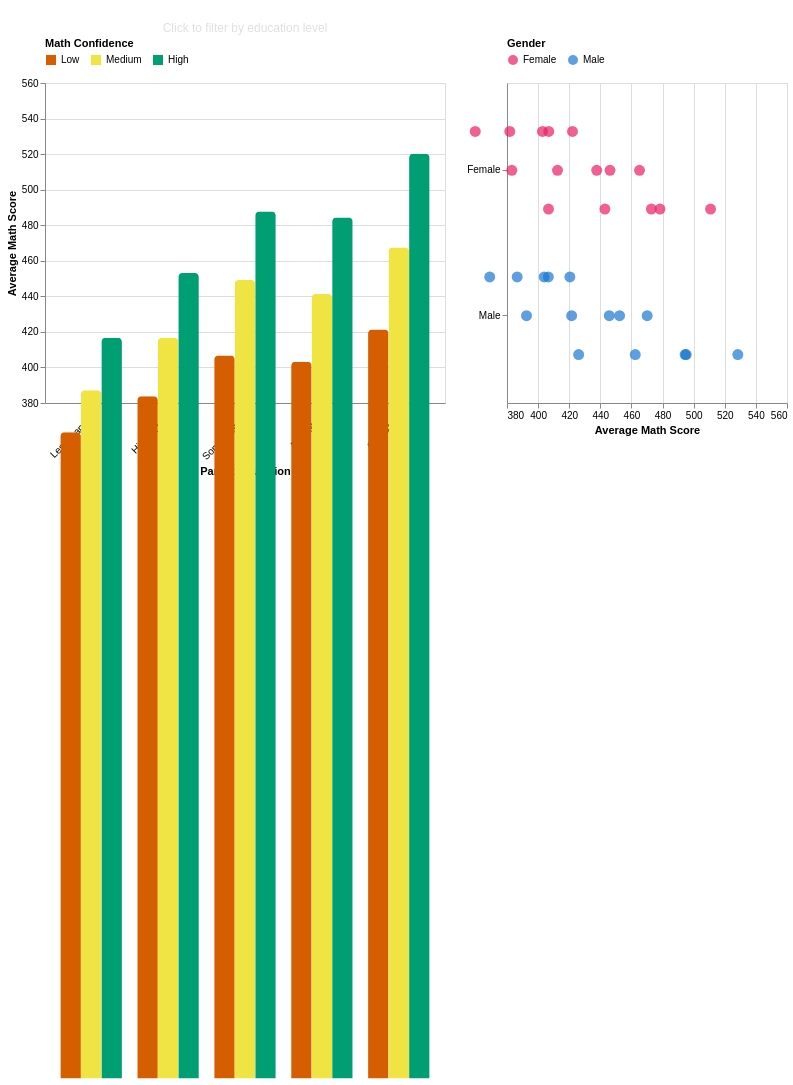

Source (notebook cell):
### Markdown cell above
## Viz 1: Family Education Background & Math Achievement (PISA)

**Research Question:** How does math self-efficacy vary by parental education and gender?

- **Left Chart (Driver):** Grouped bar chart - Education x Confidence Level
- **Right Chart (Driven):** Points showing Gender x Confidence breakdown filtered by selected education level

### Code cell
pisa_v1 = pisa_df[(pisa_df["HISCED"].notna()) &
                   (pisa_df["PV1MATH"].notna()) &
                   (pisa_df["MATHEFF"].notna()) &
                   (pisa_df["ST004D01T"].isin([1, 2]))].copy()

edu_map = {1: "Less than HS", 2: "Less than HS", 3: "High School",
           4: "Some College", 5: "Some College", 6: "Bachelor's",
           7: "Graduate+", 8: "Graduate+"}
pisa_v1["Parent_Education"] = pisa_v1["HISCED"].map(edu_map)
pisa_v1["Gender"] = pisa_v1["ST004D01T"].map({1: "Female", 2: "Male"})
pisa_v1["Confidence_Level"] = pd.qcut(pisa_v1["MATHEFF"], 3, labels=["Low", "Medium", "High"])

driver_data = pisa_v1.groupby(["Parent_Education", "Confidence_Level"]).agg(
    Avg_Math=("PV1MATH", "mean"),
    Count=("PV1MATH", "count")
).reset_index()

driven_data = pisa_v1.groupby(["Parent_Education", "Gender", "Confidence_Level"]).agg(
    Avg_Math=("PV1MATH", "mean"),
    Count=("PV1MATH", "count")
).reset_index()

edu_order = ["Less than HS", "High School", "Some College", "Bachelor's", "Graduate+"]
conf_order = ["Low", "Medium", "High"]
edu_select = alt.selection_point(fields=["Parent_Education"], name="edu_select")

left_chart = alt.Chart(driver_data).mark_bar(
    cornerRadiusTopLeft=4, cornerRadiusTopRight=4, cursor="pointer"
).encode(
    x=alt.X("Parent_Education:N", title="Parent Education", sort=edu_order, axis=alt.Axis(labelAngle=-45)),
    xOffset=alt.XOffset("Confidence_Level:N", sort=conf_order),
    y=alt.Y("Avg_Math:Q", title="Average Math Score", scale=alt.Scale(zero=False, domain=[380, 560])),
    color=alt.Color("Confidence_Level:N",
                    scale=alt.Scale(domain=conf_order, range=["#D55E00", "#F0E442", "#009E73"]),
                    legend=alt.Legend(title="Math Confidence", orient="top")),
    opacity=alt.condition(edu_select, alt.value(1), alt.value(0.3)),
    tooltip=["Parent_Education:N", "Confidence_Level:N",
             alt.Tooltip("Avg_Math:Q", format=".1f", title="Avg Math Score"),
             alt.Tooltip("Count:Q", format=",d", title="Students")]
).add_params(edu_select).properties(
    name="view_1",
    title={"text": "Education x Confidence", "subtitle": "Click to filter by education level",
           "color": "#FFFFFF", "fontSize": 14, "subtitleColor": "#E0E0E0"},
    width=400, height=320
)

right_chart = alt.Chart(driven_data).mark_point(
    filled=True, size=120
).encode(
    y=alt.Y("Gender:N", title=None),
    yOffset=alt.YOffset("Confidence_Level:N", sort=conf_order),
    x=alt.X("Avg_Math:Q", title="Average Math Score", scale=alt.Scale(domain=[380, 560])),
    color=alt.Color("Gender:N",
                    scale=alt.Scale(domain=["Female", "Male"], range=["#E91E63", "#1976D2"]),
                    legend=alt.Legend(title="Gender", orient="top")),
    tooltip=["Parent_Education:N", "Gender:N", "Confidence_Level:N",
             alt.Tooltip("Avg_Math:Q", format=".1f"),
             alt.Tooltip("Count:Q", format=",d", title="Students")]
).transform_filter(edu_select).properties(
    title={"text": "Gender x Confidence", "color": "#FFFFFF", "fontSize": 14},
    width=280, height=320
)

viz1 = alt.hconcat(left_chart, right_chart).resolve_scale(color="independent")
save_chart(viz1, "pisa_gender_efficacy_dumbbell.json")
viz1

### Figure 1 — Vega-Lite specification as saved in the notebook (floating-point values rounded to 4 significant figures)
{"config": {"view": {"continuousWidth": 300, "continuousHeight": 300}}, "hconcat": [{"data": {"name": "data-13f0b91a404350e7a9f0fe56fdc28c0b"}, "mark": {"type": "bar", "cornerRadiusTopLeft": 4, "cornerRadiusTopRight": 4, "cursor": "pointer"}, "encoding": {"color": {"field": "Confidence_Level", "legend": {"orient": "top", "title": "Math Confidence"}, "scale": {"domain": ["Low", "Medium", "High"], "range": ["#D55E00", "#F0E442", "#009E73"]}, "type": "nominal"}, "opacity": {"condition": {"param": "edu_select", "value": 1}, "value": 0.3}, "tooltip": [{"field": "Parent_Education", "type": "nominal"}, {"field": "Confidence_Level", "type": "nominal"}, {"field": "Avg_Math", "format": ".1f", "title": "Avg Math Score", "type": "quantitative"}, {"field": "Count", "format": ",d", "title": "Students", "type": "quantitative"}], "x": {"axis": {"labelAngle": -45}, "field": "Parent_Education", "sort": ["Less than HS", "High School", "Some College", "Bachelor's", "Graduate+"], "title": "Parent Education", "type": "nominal"}, "xOffset": {"field": "Confidence_Level", "sort": ["Low", "Medium", "High"], "type": "nominal"}, "y": {"field": "Avg_Math", "scale": {"domain": [380, 560], "zero": false}, "title": "Average Math Score", "type": "quantitative"}}, "height": 320, "name": "view_1", "title": {"text": "Education x Confidence", "subtitle": "Click to filter by education level", "color": "#FFFFFF", "fontSize": 14, "subtitleColor": "#E0E0E0"}, "width": 400}, {"data": {"name": "data-a7563236c195cb7b4bf0e2862c49bde4"}, "mark": {"type": "point", "filled": true, "size": 120}, "encoding": {"color": {"field": "Gender", "legend": {"orient": "top", "title": "Gender"}, "scale": {"domain": ["Female", "Male"], "range": ["#E91E63", "#1976D2"]}, "type": "nominal"}, "tooltip": [{"field": "Parent_Education", "type": "nominal"}, {"field": "Gender", "type": "nominal"}, {"field": "Confidence_Level", "type": "nominal"}, {"field": "Avg_Math", "format": ".1f", "type": "quantitative"}, {"field": "Count", "format": ",d", "title": "Students", "type": "quantitative"}], "x": {"field": "Avg_Math", "scale": {"domain": [380, 560]}, "title": "Average Math Score", "type": "quantitative"}, "y": {"field": "Gender", "title": null, "type": "nominal"}, "yOffset": {"field": "Confidence_Level", "sort": ["Low", "Medium", "High"], "type": "nominal"}}, "height": 320, "title": {"text": "Gender x Confidence", "color": "#FFFFFF", "fontSize": 14}, "transform": [{"filter": {"param": "edu_select"}}], "width": 280}], "params": [{"name": "edu_select", "select": {"type": "point", "fields": ["Parent_Education"]}, "views": ["view_1"]}], "resolve": {"scale": {"color": "independent"}}, "$schema": "https://vega.github.io/schema/vega-lite/v5.20.1.json", "datasets": {"data-13f0b91a404350e7a9f0fe56fdc28c0b": [{"Parent_Education": "Bachelor's", "Confidence_Level": "Low", "Avg_Math": 403.3, "Count": 13803}, {"Parent_Education": "Bachelor's", "Confidence_Level": "Medium", "Avg_Math": 441.4, "Count": 12284}, {"Parent_Education": "Bachelor's", "Confidence_Level": "High", "Avg_Math": 484.3, "Count": 9161}, {"Parent_Education": "Graduate+", "Confidence_Level": "Low", "Avg_Math": 421.4, "Count": 44158}, {"Parent_Education": "Graduate+", "Confidence_Level": "Medium", "Avg_Math": 467.4, "Count": 48442}, {"Parent_Education": "Graduate+", "Confidence_Level": "High", "Avg_Math": 520.2, "Count": 49682}, {"Parent_Education": "High School", "Confidence_Level": "Low", "Avg_Math": 383.8, "Count": 12462}, {"Parent_Education": "High School", "Confidence_Level": "Medium", "Avg_Math": 416.7, "Count": 9699}, {"Parent_Education": "High School", "Confidence_Level": "High", "Avg_Math": 453.1, "Count": 6919}, {"Parent_Education": "Less than HS", "Confidence_Level": "Low", "Avg_Math": 363.6, "Count": 6694}, {"Parent_Education": "Less than HS", "Confidence_Level": "Medium", "Avg_Math": 387.2, "Count": 4815}, {"Parent_Education": "Less than HS", "Confidence_Level": "High", "Avg_Math": 416.7, "Count": 3133}, {"Parent_Education": "Some College", "Confidence_Level": "Low", "Avg_Math": 406.7, "Count": 33801}, {"Parent_Education": "Some College", "Confidence_Level": "Medium", "Avg_Math": 449.2, "Count": 28192}, {"Parent_Education": "Some College", "Confidence_Level": "High", "Avg_Math": 487.7, "Count": 23049}], "data-a7563236c195cb7b4bf0e2862c49bde4": [{"Parent_Education": "Bachelor's", "Gender": "Female", "Confidence_Level": "Low", "Avg_Math": 402.8, "Count": 7902}, {"Parent_Education": "Bachelor's", "Gender": "Female", "Confidence_Level": "Medium", "Avg_Math": 437.7, "Count": 6645}, {"Parent_Education": "Bachelor's", "Gender": "Female", "Confidence_Level": "High", "Avg_Math": 472.8, "Count": 4294}, {"Parent_Education": "Bachelor's", "Gender": "Male", "Confidence_Level": "Low", "Avg_Math": 403.9, "Count": 5901}, {"Parent_Education": "Bachelor's", "Gender": "Male", "Confidence_Level": "Medium", "Avg_Math": 445.7, "Count": 5639}, {"Parent_Education": "Bachelor's", "Gender": "Male", "Confidence_Level": "High", "Avg_Math": 494.5, "Count": 4867}, {"Parent_Education": "Graduate+", "Gender": "Female", "Confidence_Level": "Low", "Avg_Math": 422.1, "Count": 25697}, {"Parent_Education": "Graduate+", "Gender": "Female", "Confidence_Level": "Medium", "Avg_Math": 465.2, "Count": 26549}, {"Parent_Education": "Graduate+", "Gender": "Female", "Confidence_Level": "High", "Avg_Math": 510.9, "Count": 23344}, {"Parent_Education": "Graduate+", "Gender": "Male", "Confidence_Level": "Low", "Avg_Math": 420.4, "Count": 18461}, {"Parent_Education": "Graduate+", "Gender": "Male", "Confidence_Level": "Medium", "Avg_Math": 470.1, "Count": 21893}, {"Parent_Education": "Graduate+", "Gender": "Male", "Confidence_Level": "High", "Avg_Math": 528.4, "Count": 26338}, {"Parent_Education": "High School", "Gender": "Female", "Confidence_Level": "Low", "Avg_Math": 381.8, "Count": 7065}, {"Parent_Education": "High School", "Gender": "Female", "Confidence_Level": "Medium", "Avg_Math": 412.5, "Count": 5213}, {"Parent_Education": "High School", "Gender": "Female", "Confidence_Level": "High", "Avg_Math": 443.0, "Count": 3323}, {"Parent_Education": "High School", "Gender": "Male", "Confidence_Level": "Low", "Avg_Math": 386.5, "Count": 5397}, {"Parent_Education": "High School", "Gender": "Male", "Confidence_Level": "Medium", "Avg_Math": 421.6, "Count": 4486}, {"Parent_Education": "High School", "Gender": "Male", "Confidence_Level": "High", "Avg_Math": 462.4, "Count": 3596}, {"Parent_Education": "Less than HS", "Gender": "Female", "Confidence_Level": "Low", "Avg_Math": 359.6, "Count": 3815}, {"Parent_Education": "Less than HS", "Gender": "Female", "Confidence_Level": "Medium", "Avg_Math": 383.1, "Count": 2744}, {"Parent_Education": "Less than HS", "Gender": "Female", "Confidence_Level": "High", "Avg_Math": 406.7, "Count": 1511}, {"Parent_Education": "Less than HS", "Gender": "Male", "Confidence_Level": "Low", "Avg_Math": 368.9, "Count": 2879}, {"Parent_Education": "Less than HS", "Gender": "Male", "Confidence_Level": "Medium", "Avg_Math": 392.5, "Count": 2071}, {"Parent_Education": "Less than HS", "Gender": "Male", "Confidence_Level": "High", "Avg_Math": 426.1, "Count": 1622}, {"Parent_Education": "Some College", "Gender": "Female", "Confidence_Level": "Low", "Avg_Math": 406.8, "Count": 18658}, {"Parent_Education": "Some College", "Gender": "Female", "Confidence_Level": "Medium", "Avg_Math": 446.2, "Count": 14703}, {"Parent_Education": "Some College", "Gender": "Female", "Confidence_Level": "High", "Avg_Math": 478.3, "Count": 10256}, {"Parent_Education": "Some College", "Gender": "Male", "Confidence_Level": "Low", "Avg_Math": 406.6, "Count": 15143}, {"Parent_Education": "Some College", "Gender": "Male", "Confidence_Level": "Medium", "Avg_Math": 452.4, "Count": 13489}, {"Parent_Education": "Some College", "Gender": "Male", "Confidence_Level": "High", "Avg_Math": 495.2, "Count": 12793}]}}
